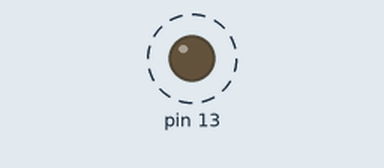
Simulated run of this sketch. Board: Arduino Uno, built with avr-gcc and run on an emulated ATmega328P. On the bench: output pins drawn as LEDs (lit = HIGH). Dashed ring = blinking.

Above: at 0.15 s.
Timing chart, 0 to 3.0 s (numbered marks = the images above):
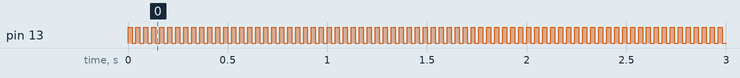

The sketch:

Blink0.ino
```cpp
#include <Arduino.h>

//#define LED 2
#define DELAY 20

void setup() {
  pinMode(LED_BUILTIN, OUTPUT); // GPIO8 - встроенный LED
  digitalWrite(LED_BUILTIN, LOW);

  //pinMode(LED, OUTPUT); // GPIO8 - встроенный LED
  ///digitalWrite(LED, LOW);

}

void loop()
{

  digitalWrite(LED_BUILTIN, HIGH);
  delay(DELAY);
  digitalWrite(LED_BUILTIN, LOW);
  delay(DELAY);

}
```

Measured:
- by itself, pin 13: alternates HIGH for 0.02 s and LOW for 0.02 s
